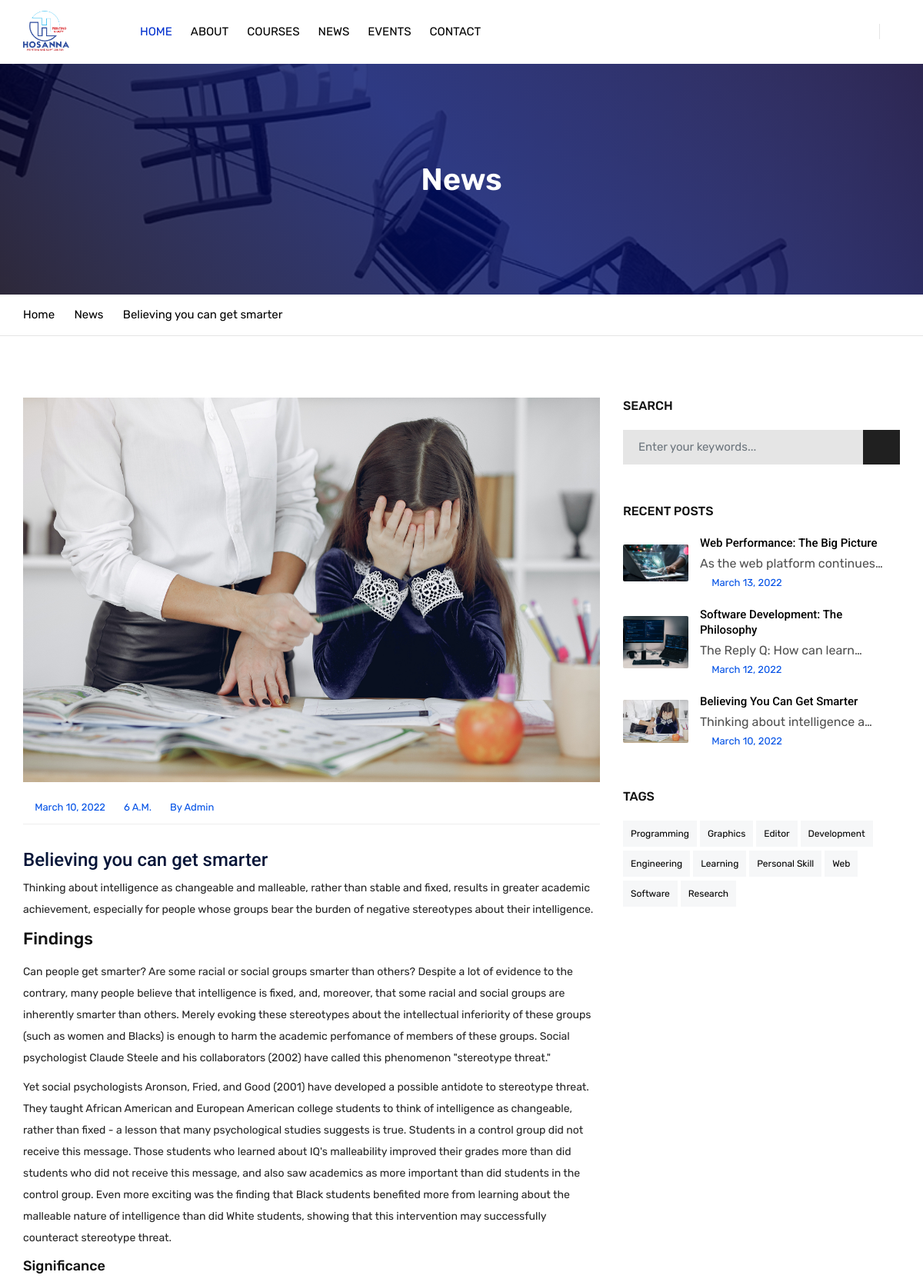
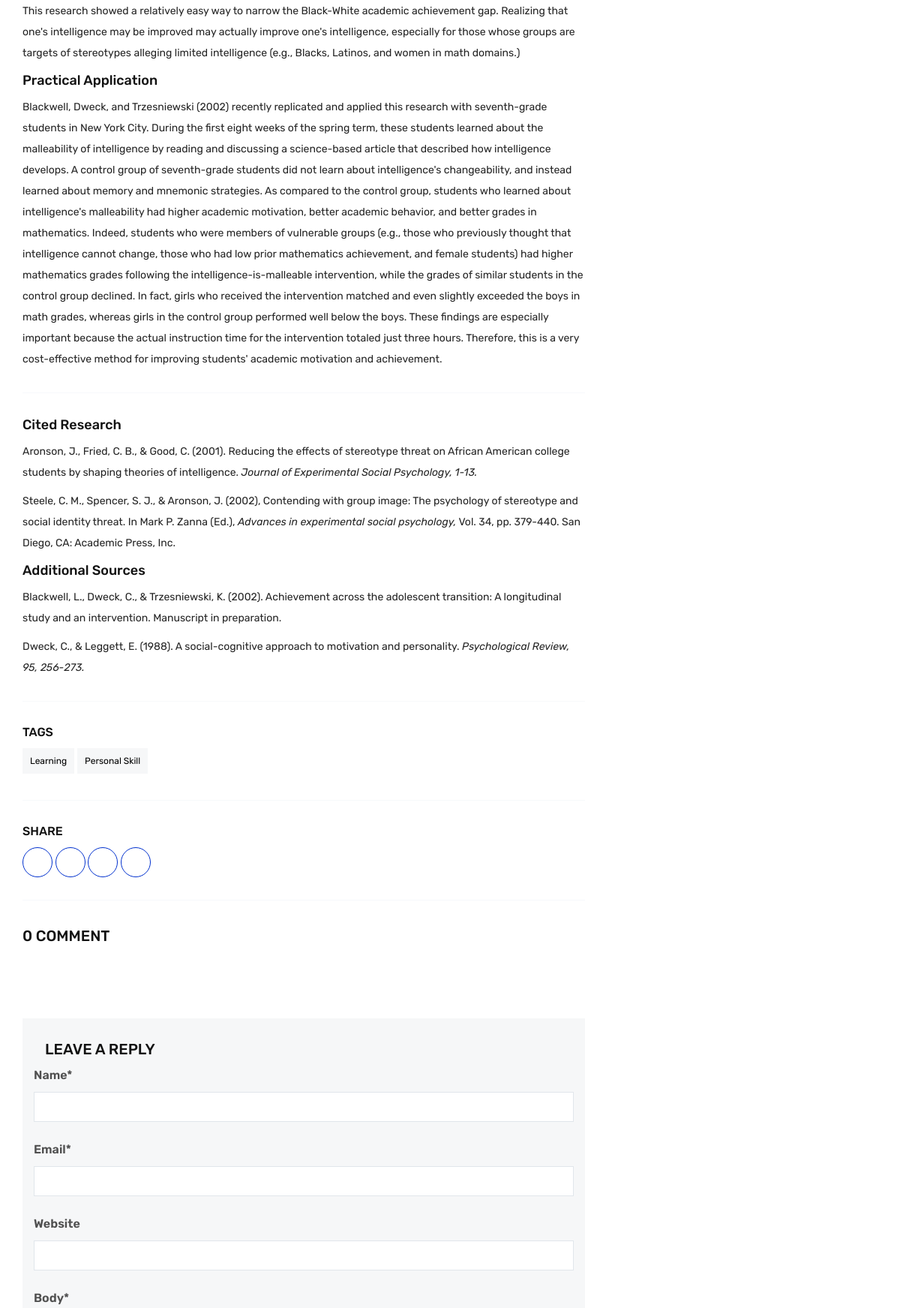
/news/believing-you-can-get-smarter (upper part), run on the app's committed database (2 pictures, top to bottom).
### hosannaWebsite/models.py (models this page shows, shortened)
class News (models.Model):
    title = models.CharField(max_length=200)
    slug = models.SlugField(null=True, unique=True)
    featured_image = models.ImageField(default = _('default.jpg'), upload_to=_('news'))
    author = models.ForeignKey(User, on_delete=models.CASCADE)
    content = RichTextUploadingField(null = True)
    tag = models.ManyToManyField(Tag)
    date_created = models.DateField(default=timezone.now)
    time_created = models.TimeField(default=timezone.now)
    class Meta:
        verbose_name_plural = 'News'

class Tag (models.Model):
    name = models.CharField(max_length=200)

### hosannaWebsite/views.py (the view, shortened to what this page needs)
# urls.py: path('news/<slug:slug>', NewsDetail.as_view(), name='news-detail'),
class NewsDetail (DetailView):
    model = models.News
    def get_context_data (self, **kwargs):
        context = super().get_context_data(**kwargs)
        slug = self.kwargs['slug']
        post = models.News.objects.get(slug=slug)
        comments = post.comment_set.filter(active=True)
        reply = post.comment_set.filter(active=True).exclude(parent=None)
        no_comment = comments.count()
        comment_form = CommentForm()
        context['comment_form'] = comment_form
        context['title'] = 'News'
        context['Recent'] = models.News.objects.all().order_by('-date_created')[:3]
        context['Tag'] = models.Tag.objects.all()
        context['comments'] = comments
        context['Reply'] = reply
        context['no_comment'] = no_comment
        return context
    template_name = "hosannaWebsite/news-detail.html"
    context_object_name = "News"

### hosannaWebsite/forms.py
class CommentForm(forms.ModelForm):
    class Meta:
        model = Comment
        fields = ('name', 'email', 'website', 'body')

### hosannaWebsite/templates/hosannaWebsite/news-detail.html (shortened to what this page needs)
{% extends "hosannaWebsite/header.html" %}
{% load static %}
{% load crispy_forms_tags %}
{% block content %}
    <div class="page-content bg-white">
        <div class="page-banner ovbl-dark" style="background-image:url({% static 'assets/images/banner/news.jpg' %});">
            <div class="container">
                <div class="page-banner-entry">
                    <h1 class="text-white">News</h1>
                </div>
            </div>
        </div>
        <div class="breadcrumb-row">
            <div class="container">
                <ul class="list-inline">
                    <li><a href="{% url 'home-url' %}">Home</a></li>
                    <li><a href="{% url 'news-url' %}">News</a></li>
                    <li>{{News.title}}</li>
                </ul>
            </div>
        </div>
        <div class="content-block">
			<div class="section-area section-sp1">
				<div class="container">
					<div class="row">
						<div class="col-lg-8 col-xl-8">
							<div class="recent-news blog-lg">
								<div class="action-box blog-lg">
									<img src="{{News.featured_image.url}}" alt="">
								</div>
								<div class="info-bx">
                                    <ul class="media-post">
                                        <li><a href="#"><i class="fa fa-calendar-o"></i>{{News.date_created|date}}</a></li>
                                        <li><a href="#"><i class="fa fa-clock-o"></i>{{News.time_created|time}}</a></li>
                                        <li><a href=""><i class="fa fa-user-o"></i>By {{News.author|default:'anonymous'}}</a></li>
                                    </ul>
                                    <br>
									<h4 class="post-title"><a href="">{{News.title}}</a></h4>
									{{News.content|safe}}
									<div class="ttr-divider bg-gray"><i class="icon-dot c-square"></i></div>
									<div class="widget_tag_cloud">
										<h6>TAGS</h6>
										<div class="tagcloud">
											{% for tags in News.tag.all %}
                                            <a href="{% url 'news-url' %}?tag={{tags.pk}}">{{tags.name}}</a>
                                            {% endfor %}
										</div>
									</div>
									<div class="ttr-divider bg-gray"><i class="icon-dot c-square"></i></div>
										<h6>SHARE </h6>
										<ul class="list-inline contact-social-bx">
											<li><a href="#" class="btn outline radius-xl"><i class="fa fa-facebook"></i></a></li>
											<li><a href="#" class="btn outline radius-xl"><i class="fa fa-twitter"></i></a></li>
											<li><a href="#" class="btn outline radius-xl"><i class="fa fa-linkedin"></i></a></li>
											<li><a href="#" class="btn outline radius-xl"><i class="fa fa-google-plus"></i></a></li>
										</ul>
									<div class="ttr-divider bg-gray"><i class="icon-dot c-square"></i></div>
								</div>
							</div>
							<div class="clear" id="comment-list">
								<div class="comments-area" id="comments">
									<h3 class="comments-title">{{no_comment}} Comment</h3>
									<div class="clearfix m-b20">
										<br><br><br>
										{% if new_comment %}
										<div class="card-body">
											<div class="alert alert-success" role="alert">
											  Your comment is awaiting moderation
											</div>
										</div>
										{% else %}
										<div class="comment-respond" id="respond">
											<h6 class="comment-reply-title" id="reply-title">Leave a Reply <small> <a style="display:none;" href="#" id="cancel-comment-reply-link" rel="nofollow">Cancel reply</a> </small> </h6>
											<form class="comment-form" id="commentform" method="post">
												<form class="comment-form" id="commentform" method="post">
													{{ comment_form | crispy }}
												</form>
											</form>
										</div>
										{% endif %}
									</div>
								</div>
							</div>
						</div>
						<div class="col-lg-4 col-xl-4">
							<aside  class="side-bar sticky-top">
								<div class="widget">
									<h6 class="widget-title">Search</h6>
									<div class="search-bx style-1">
										<form role="search" action="{% url 'news-url' %}" method="get">
											<div class="input-group">
												<input name="search" class="form-control" placeholder="Enter your keywords..." type="text">
												<span class="input-group-btn">
													<button type="submit" class="fa fa-search text-primary"></button>
												</span>
											</div>
										</form>
									</div>
								</div>
								<div class="widget recent-posts-entry">
                                    <h6 class="widget-title">Recent Posts</h6>
                                    <div class="widget-post-bx">
                                        {% for recents in Recent %}
                                        <div class="widget-post clearfix">
                                            <div class="ttr-post-media"> <img src="{{recents.featured_image.url}}" width="220" height="163" alt=""> </div>
                                            <div class="ttr-post-info">
                                                <div class="ttr-post-header">
                                                    <h6 class="post-title"><a href="">{{recents.title}}</a></h6>
													{{recents.content|striptags|truncatechars:30|safe}}
												</div>
                                                <ul class="media-post">
                                                    <li><a href=""><i class="fa fa-calendar-o"></i>{{recents.date_created|date}}</a></li>
                                                </ul>
                                            </div>
                                        </div>
                                        {% endfor %}
                                    </div>
                                </div>
								<div class="widget widget_tag_cloud">
									<h6 class="widget-title">Tags</h6>
									<div class="tagcloud">
										{% for tags in Tag %}
										<a href="{% url 'news-url' %}?tags={{tags.pk}}">{{tags.name}}</a>
										{% endfor %}
								</div>
							</aside>
						</div>
					</div>
				</div>
			</div>
        </div>
    </div>
{% endblock %}

### static/assets/css/typography.css (style rules this page uses)
body { background-color: #fff; font-family: Rubik; font-size: 16px; font-weight: 400; color:#505050; padding: 0; margin: 0; overflow-x: hidden; -webkit-font-smoothing: antialiased; font-smoothing: antialiased; -moz-osx-font-smoothing: grayscale; scroll-behavior: smooth; }
a { color: #6f6f6f; outline: 0 none; text-decoration: none; }
img { border-style: none; height: auto; max-width: 100%; vertical-align: middle; }
section, article, aside, details, figcaption, figure, footer, header, hgroup, main, menu, nav, summary { display: block; }
p, address, pre, hr, ul, ol, dl, dd, table { margin-bottom: 24px; }
p { line-height: 28px; margin-bottom: 24px; }
h1, h2, h3, h4, h5, h6 { color: #111111; font-family: rubik; margin-top:0; }
h1 a, h2 a, h3 a, h4 a, h5 a, h6 a { color: inherit; }
h1 { font-size: 36px; line-height: 45px; margin-bottom: 25px; font-weight: 700; }
h3 { font-size: 28px; line-height: 35px; margin-bottom: 20px; font-weight: 700; }
h4 { font-size: 22px; line-height: 28px; margin-bottom: 15px; font-weight: 500; }
h5 { font-size: 18px; line-height: 24px; margin-bottom: 10px; font-weight: 500; }
h6 { font-size: 16px; line-height: 22px; margin-bottom: 10px; font-weight: 500; }
dl, ul, ol { list-style-position: outside; padding: 0; }
ul, ol { margin-bottom: 24px; }
ul li, ol li { padding: 0; }
.m-b20 { margin-bottom: 20px; }
.text-white { color: #fff; }
.bg-white { background-color: #FFF; }
.bg-gray { background-color: #F7F9FB; }
.text-white { color: #FFF; }
.list-inline li { display: inline-block; }

### static/assets/css/style.css (style rules this page uses)
.sticky-top { top: 100px; }
.page-banner { height: 300px; background-size: cover; background-position: center center; display: table; width: 100%; text-align: left; }
.page-banner .container { display: table; height: 100%; }
.page-banner-entry { display: table-cell; vertical-align: middle; text-align: center; }
.page-banner h1 { font-weight: 600; font-size: 40px; margin-bottom: 0; }
.breadcrumb-row ul li a { color: #000; }
.comments-area { padding: 0; }
.comments-area .comments-title { text-transform: uppercase; font-size: 20px; font-weight: 500; }
.comment-respond { padding: 30px 30px; background: #f6f7f8; }
.comment-respond .comment-reply-title { text-transform: uppercase; font-size: 20px; }
.comment-respond .comment-reply-title { font-size: 20px; font-weight: 500; }
.comments-area .comment-form { margin: 0 -15px; }
.recent-news { box-shadow: 0 5px 10px 0 rgba(0, 0, 0, .1); background: #fff; }
.recent-news.blog-lg { box-shadow: none; }
.recent-news.blog-lg .info-bx { border: 0; padding: 20px 0 0 0; }
.blog-post .post-title, .recent-news .post-title { font-size: 24px; margin-top: 0px; margin-bottom: 6px; font-family: roboto; line-height: 34px; }
.recent-news .info-bx { padding: 20px; border: 1px solid #EEEEEE; }
.media-post { border-bottom: 1px solid #EEEEEE; padding-bottom: 10px; margin-bottom: 15px; }
.media-post, .post-tag { margin-bottom: 5px; }
.media-post li { list-style: none; display: inline-block; font-size: 13px; text-transform: capitalize; font-family: ; margin-right: 5px; }
.media-post li a { color: var(--primary); vertical-align: middle; }
.media-post li a i { margin-right: 5px; font-size: 13px; }
.post-title a { color: #061538; }
.blog-post p, .recent-news p { margin-bottom: 10px; font-size: 14px; color: #242424; }
.section-sp1 { padding-top: 80px; padding-bottom: 50px; }
.ovbl-middle:after, .ovbl-light:after, .ovbl-dark:after { background: #391800; background: -moz-linear-gradient(left, #391800 0%, #001739 38%, #321001 71%, #011e32 100%); background: -webkit-linear-gradient(left, #391800 0%, #001739 38%, #321001 71%, #011e32 100%); background: linear-gradient(to right, #391800 0%, #001739 38%, #321001 71%, #011e32 100%); filter: progid: DXImageTransform.Microsoft.gradient( startColorstr='#391800', endColorstr='#011e32', GradientType=1); }
.contact-social-bx li a { width: 40px; padding: 0; height: 40px; line-height: 38px; }

### static/assets/css/shortcodes/breadcrumb.css (style rules this page uses)
.breadcrumb-row { background: #fff; padding: 15px 0; border-bottom: 1px solid #e5e5e5; }
.breadcrumb-row ul { margin: 0; }
.breadcrumb-row ul li { padding: 0; margin-right: 3px; color: #000; display: inline-block; }
.breadcrumb-row ul li:after { content: "\f105"; margin-left: 7px; font-family: fontawesome; }
.breadcrumb-row ul li:last-child { color: #000; }
.breadcrumb-row ul li:last-child:after { display: none; }

### static/assets/css/shortcodes/layout.css (style rules this page uses)
#bg { background-attachment: fixed; background-size: cover; }

### static/assets/css/shortcodes/list.css (style rules this page uses)
ul[class*="list-"] { font-family: "rubik",sans-serif; font-size:15px; }

### data on the page
News: title "Believing you can get smarter", featured_image (picture), date_created "March 10, 2022", time_created "6 A.m.", author "Admin", content "Thinking about intelligence as changeable and malleable, rather than stable and fixed, results in greater academic achievement, especially for people whose groups bear the burden of negative stereotypes about their intelligence. Findings Can people get smarter? Are some racial or social groups smarter than others? Despite a lot of evidence to the contrary, many people believe that intelligence is fixed, and, moreover, that some racial and social groups are inherently smarter than others. Merely evoking these stereotypes about the intellectual inferiority of these groups (such as women and Blacks) is enough to harm the academic perfomance of members of these groups. Social psychologist…", title "Believing You Can Get Smarter", content "Thinking about intelligence a…"
Tag: name "Learning"
Tag: name "Personal Skill"
News: featured_image (picture), title "Web Performance: The Big Picture", content "As the web platform continues…", date_created "March 13, 2022"
News: featured_image (picture), title "Software Development: The Philosophy", content "The Reply Q: How can learn…", date_created "March 12, 2022"
Tag: name "Programming"
Tag: name "Graphics"
Tag: name "Editor"
Tag: name "Development"
Tag: name "Engineering"
Tag: name "Web"
Tag: name "Software"
Tag: name "Research"

### other printed values
{{ no_comment }} "0"
